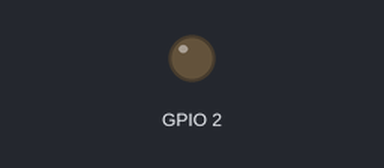
Bench run of a sketch on a simulated ESP8266 (NodeMCU). On the bench: output pins drawn as LEDs (lit = HIGH). WiFi joins after 1.5 s; servers stay silent unless stated; the Firebase database answers and starts empty; what the sketch prints to the serial monitor is not drawn.

Above: at 1.6 s.
At 2.0 s:
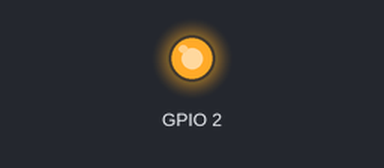
Timing chart, 0 to 3.5 s (numbered marks = the images above):
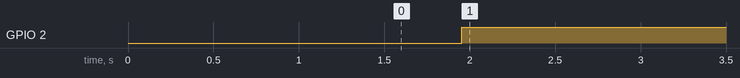

Measured:
- by itself, GPIO 2: LOW → HIGH at 2.0 s

The sketch:

nodemcu-firebase-demo.ino
```cpp
// (licence header left out)
// FirebaseDemo_ESP8266 is a sample that demo the different functions
// of the FirebaseArduino API.

// https://github.com/bblanchon/ArduinoJson/tree/5.x
// https://github.com/FirebaseExtended/firebase-arduino

#include <ESP8266WiFi.h>
#include <FirebaseArduino.h>

// Set these to run example.
#define FIREBASE_HOST "testing-nodemcu-1.firebaseio.com"
#define FIREBASE_AUTH "LG9HvBGc5p7NpAzlcbfpkXk7SbVIVWEcuGCtWBzQ"
#define WIFI_SSID "Leydig"
#define WIFI_PASSWORD "94232607."

void setup() {
  Serial.begin(9600);

  // connect to wifi.
  WiFi.begin(WIFI_SSID, WIFI_PASSWORD);
  Serial.print("connecting");
  while (WiFi.status() != WL_CONNECTED) {
    Serial.print(".");
    delay(500);
  }
  Serial.println();
  Serial.print("connected: ");
  Serial.println(WiFi.localIP());

  Firebase.begin(FIREBASE_HOST, FIREBASE_AUTH);

  pinMode(2, OUTPUT);
}

int n = 0;

void loop() {

  // update value
  Firebase.setFloat("counter", n++);
  // handle error
  if (Firebase.failed()) {
      Serial.print("setting /number failed:");
      Serial.println(Firebase.error());
      return;
  }

  // get value
  Serial.print("number: ");
  Serial.println(Firebase.getFloat("number"));
  if(Firebase.getFloat("number")){
    digitalWrite(2, LOW);
  }else{
    digitalWrite(2, HIGH);
  }
  delay(1000);
}
```
